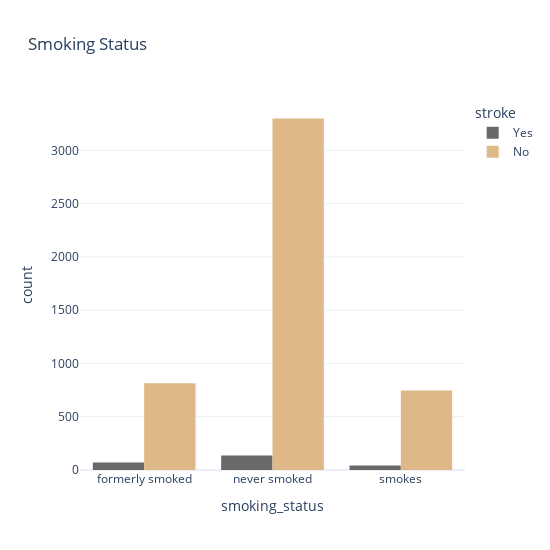
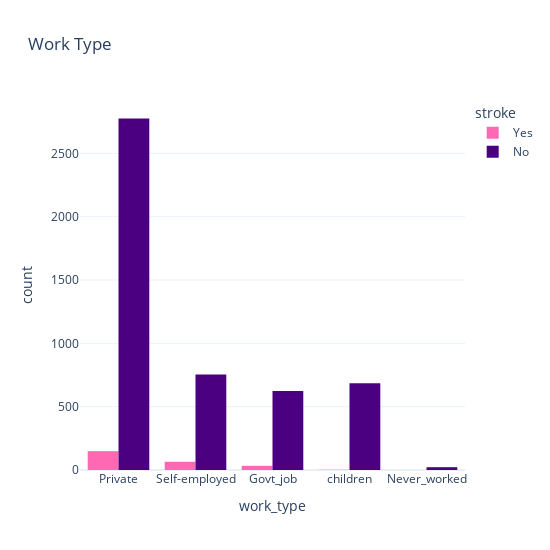
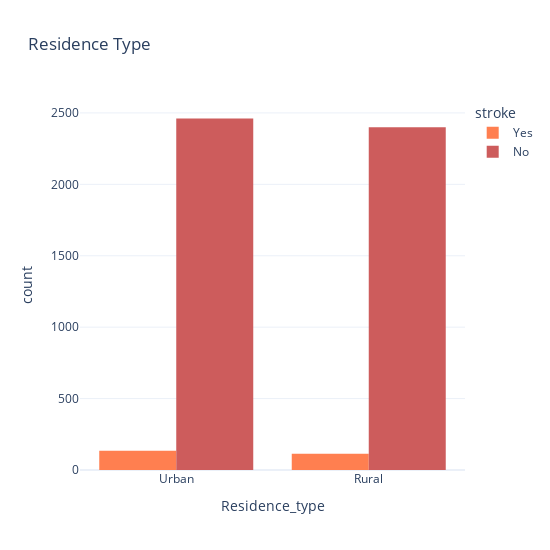

Notebook code cell kept with these figures, in order:
### Code cell
# barplot of smoking, work type,and residence type effect the stroke:
fig = px.histogram(data, x='smoking_status', color='stroke', barmode='group', width=550,height=550,title='Smoking Status',color_discrete_sequence= ['dimgrey','burlywood'],template="plotly_white")
fig.show()
fig = px.histogram(data, x='work_type', color='stroke', barmode='group', width=550,height=550, title='Work Type',color_discrete_sequence= ['hotpink','indigo'],template="plotly_white")
fig.show()
fig = px.histogram(data, x='Residence_type', color='stroke', barmode='group', width=550,height=550,title='Residence Type',color_discrete_sequence= ['coral','indianred'],template="plotly_white")
fig.show()

### Figure 1 — Plotly figure (JSON) as saved in the notebook; plotly's stock layout.template omitted (floating-point values rounded to 4 significant figures; data arrays with more than 128 entries replaced by an {"elided": "..."} marker saying what was removed)
{"data": [{"alignmentgroup": "True", "bingroup": "x", "hovertemplate": "stroke=Yes<br>smoking_status=%{x}<br>count=%{y}<extra></extra>", "legendgroup": "Yes", "marker": {"color": "dimgrey", "pattern": {"shape": ""}}, "name": "Yes", "offsetgroup": "Yes", "orientation": "v", "showlegend": true, "type": "histogram", "x": {"elided": "249 str values"}, "xaxis": "x", "yaxis": "y"}, {"alignmentgroup": "True", "bingroup": "x", "hovertemplate": "stroke=No<br>smoking_status=%{x}<br>count=%{y}<extra></extra>", "legendgroup": "No", "marker": {"color": "burlywood", "pattern": {"shape": ""}}, "name": "No", "offsetgroup": "No", "orientation": "v", "showlegend": true, "type": "histogram", "x": {"elided": "4860 str values"}, "xaxis": "x", "yaxis": "y"}], "layout": {"barmode": "group", "height": 550, "legend": {"title": {"text": "stroke"}, "tracegroupgap": 0}, "title": {"text": "Smoking Status"}, "width": 550, "xaxis": {"anchor": "y", "autorange": true, "domain": [0, 1], "range": [-0.5, 2.5], "title": {"text": "smoking_status"}, "type": "category"}, "yaxis": {"anchor": "x", "autorange": true, "domain": [0, 1], "range": [0, 3473.0], "title": {"text": "count"}}}}

### Figure 2 — Plotly figure (JSON) as saved in the notebook; plotly's stock layout.template omitted (floating-point values rounded to 4 significant figures; data arrays with more than 128 entries replaced by an {"elided": "..."} marker saying what was removed)
{"data": [{"alignmentgroup": "True", "bingroup": "x", "hovertemplate": "stroke=Yes<br>work_type=%{x}<br>count=%{y}<extra></extra>", "legendgroup": "Yes", "marker": {"color": "hotpink", "pattern": {"shape": ""}}, "name": "Yes", "offsetgroup": "Yes", "orientation": "v", "showlegend": true, "type": "histogram", "x": {"elided": "249 str values"}, "xaxis": "x", "yaxis": "y"}, {"alignmentgroup": "True", "bingroup": "x", "hovertemplate": "stroke=No<br>work_type=%{x}<br>count=%{y}<extra></extra>", "legendgroup": "No", "marker": {"color": "indigo", "pattern": {"shape": ""}}, "name": "No", "offsetgroup": "No", "orientation": "v", "showlegend": true, "type": "histogram", "x": {"elided": "4860 str values"}, "xaxis": "x", "yaxis": "y"}], "layout": {"barmode": "group", "height": 550, "legend": {"title": {"text": "stroke"}, "tracegroupgap": 0}, "title": {"text": "Work Type"}, "width": 550, "xaxis": {"anchor": "y", "autorange": true, "domain": [0, 1], "range": [-0.5, 4.5], "title": {"text": "work_type"}, "type": "category"}, "yaxis": {"anchor": "x", "autorange": true, "domain": [0, 1], "range": [0, 2921.0], "title": {"text": "count"}}}}

### Figure 3 — Plotly figure (JSON) as saved in the notebook; plotly's stock layout.template omitted (floating-point values rounded to 4 significant figures; data arrays with more than 128 entries replaced by an {"elided": "..."} marker saying what was removed)
{"data": [{"alignmentgroup": "True", "bingroup": "x", "hovertemplate": "stroke=Yes<br>Residence_type=%{x}<br>count=%{y}<extra></extra>", "legendgroup": "Yes", "marker": {"color": "coral", "pattern": {"shape": ""}}, "name": "Yes", "offsetgroup": "Yes", "orientation": "v", "showlegend": true, "type": "histogram", "x": {"elided": "249 str values"}, "xaxis": "x", "yaxis": "y"}, {"alignmentgroup": "True", "bingroup": "x", "hovertemplate": "stroke=No<br>Residence_type=%{x}<br>count=%{y}<extra></extra>", "legendgroup": "No", "marker": {"color": "indianred", "pattern": {"shape": ""}}, "name": "No", "offsetgroup": "No", "orientation": "v", "showlegend": true, "type": "histogram", "x": {"elided": "4860 str values"}, "xaxis": "x", "yaxis": "y"}], "layout": {"barmode": "group", "height": 550, "legend": {"title": {"text": "stroke"}, "tracegroupgap": 0}, "title": {"text": "Residence Type"}, "width": 550, "xaxis": {"anchor": "y", "autorange": true, "domain": [0, 1], "range": [-0.5, 1.5], "title": {"text": "Residence_type"}, "type": "category"}, "yaxis": {"anchor": "x", "autorange": true, "domain": [0, 1], "range": [0, 2591.0], "title": {"text": "count"}}}}
